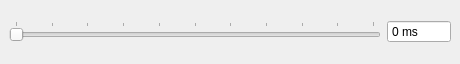
<?xml version="1.0" encoding="UTF-8"?>
<ui version="4.0">
 <class>CTuneTimerDialog</class>
 <widget class="QDockWidget" name="CTuneTimerDialog">
  <property name="geometry">
   <rect>
    <x>0</x>
    <y>0</y>
    <width>460</width>
    <height>64</height>
   </rect>
  </property>
  <property name="minimumSize">
   <size>
    <width>86</width>
    <height>64</height>
   </size>
  </property>
  <property name="features">
   <set>QDockWidget::AllDockWidgetFeatures</set>
  </property>
  <property name="windowTitle">
   <string>Time interval update render</string>
  </property>
  <widget class="QWidget" name="dockWidgetContents">
   <layout class="QGridLayout" name="gridLayout">
    <item row="0" column="0">
     <widget class="QSlider" name="horizontalSlider">
      <property name="maximum">
       <number>500</number>
      </property>
      <property name="orientation">
       <enum>Qt::Horizontal</enum>
      </property>
      <property name="tickPosition">
       <enum>QSlider::TicksAbove</enum>
      </property>
      <property name="tickInterval">
       <number>50</number>
      </property>
     </widget>
    </item>
    <item row="0" column="1">
     <widget class="QSpinBox" name="spinBox">
      <property name="frame">
       <bool>true</bool>
      </property>
      <property name="readOnly">
       <bool>true</bool>
      </property>
      <property name="buttonSymbols">
       <enum>QAbstractSpinBox::NoButtons</enum>
      </property>
      <property name="suffix">
       <string> ms</string>
      </property>
      <property name="maximum">
       <number>10000</number>
      </property>
     </widget>
    </item>
   </layout>
  </widget>
 </widget>
 <resources/>
 <connections>
  <connection>
   <sender>horizontalSlider</sender>
   <signal>valueChanged(int)</signal>
   <receiver>spinBox</receiver>
   <slot>setValue(int)</slot>
   <hints>
    <hint type="sourcelabel">
     <x>167</x>
     <y>93</y>
    </hint>
    <hint type="destinationlabel">
     <x>319</x>
     <y>75</y>
    </hint>
   </hints>
  </connection>
 </connections>
</ui>
